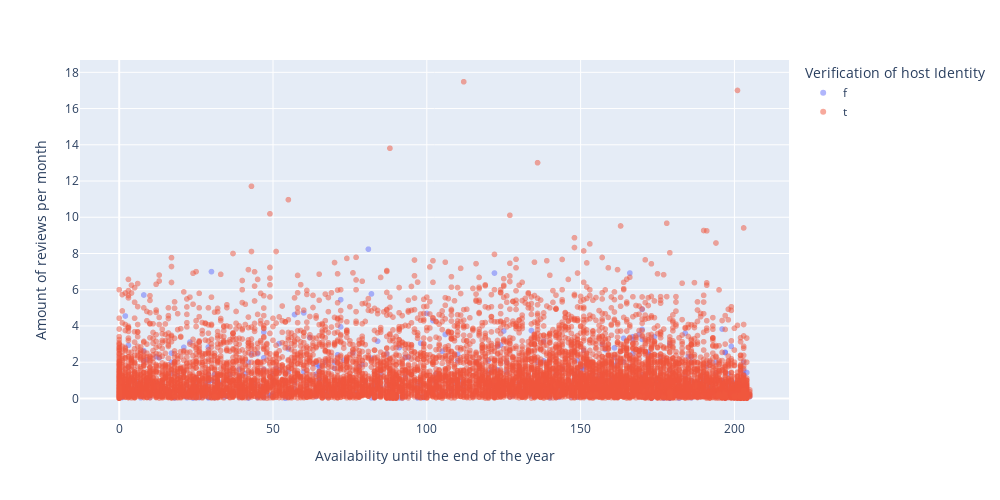

The notebook cell saved with this chart:
### Code cell
fig = px.scatter(
    x,
    x="availability_eoy",
    y="reviews_per_month",
    color="host_identity_verified",
    opacity=0.5,
    width=1000,
    height=500,
    labels={"host_identity_verified": "Verification of host Identity"}
)

fig.update_layout(
    yaxis_title="Amount of reviews per month",
    xaxis_title="Availability until the end of the year"
)

fig.show()

### Figure 1 — Plotly figure (JSON) as saved in the notebook; plotly's stock layout.template omitted (floating-point values rounded to 4 significant figures; data arrays with more than 128 entries replaced by an {"elided": "..."} marker saying what was removed)
{"data": [{"hovertemplate": "Verification of host Identity=f<br>availability_eoy=%{x}<br>reviews_per_month=%{y}<extra></extra>", "legendgroup": "f", "marker": {"color": "#636efa", "opacity": 0.5, "symbol": "circle"}, "mode": "markers", "name": "f", "showlegend": true, "type": "scattergl", "x": {"elided": "613 int values"}, "xaxis": "x", "y": {"elided": "613 float values"}, "yaxis": "y"}, {"hovertemplate": "Verification of host Identity=t<br>availability_eoy=%{x}<br>reviews_per_month=%{y}<extra></extra>", "legendgroup": "t", "marker": {"color": "#EF553B", "opacity": 0.5, "symbol": "circle"}, "mode": "markers", "name": "t", "showlegend": true, "type": "scattergl", "x": {"elided": "9381 int values"}, "xaxis": "x", "y": {"elided": "9381 float values"}, "yaxis": "y"}], "layout": {"height": 500, "legend": {"title": {"text": "Verification of host Identity"}, "tracegroupgap": 0}, "margin": {"t": 60}, "width": 1000, "xaxis": {"anchor": "y", "domain": [0, 1], "title": {"text": "Availability until the end of the year"}}, "yaxis": {"anchor": "x", "domain": [0, 1], "title": {"text": "Amount of reviews per month"}}}}
